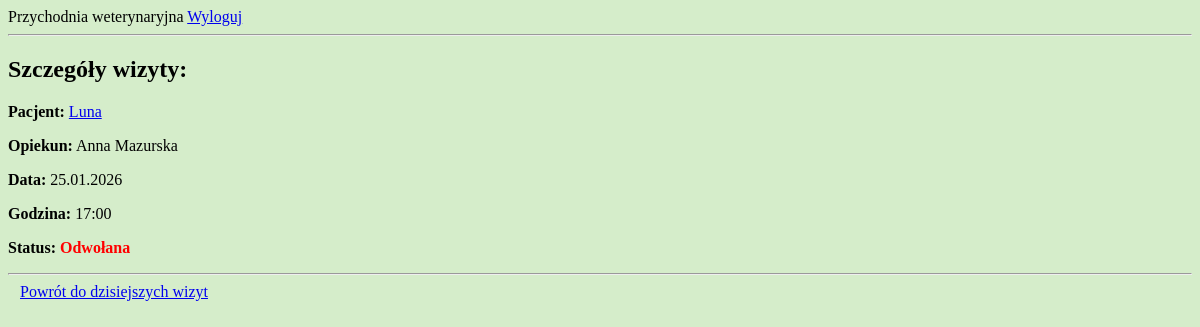
Before: /przychodnia/wizyty/13/ (signed in) with the older database file.
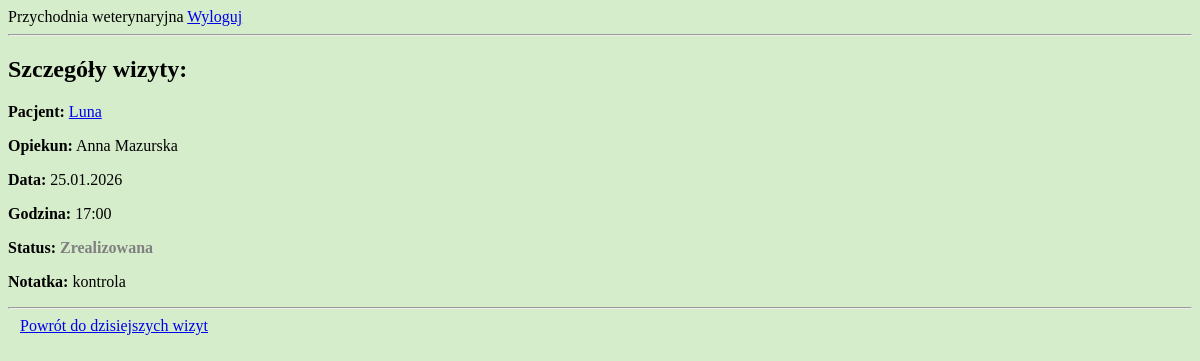
After: the same page with the newer database file.
### przychodnia/models.py (models this page shows, shortened)
class Wizyta(models.Model):
    zwierze = models.ForeignKey(Zwierze, on_delete = models.CASCADE)
    weterynarz = models.ForeignKey(Weterynarz, on_delete = models.PROTECT)
    data_wizyty = models.DateField()  # warunek: weterynarz jest dostepny (nie ma kolizji z innymi wizytami)
    godzina_wizyty = models.TimeField()
    status = models.IntegerField(choices = STATUS_WIZYTA.choices, default = STATUS_WIZYTA.Zaplanowana)
    notatka = models.TextField(blank = True)
    @classmethod  # metoda działająca na klasie, nie na obiekcie
    def aktualizuj_przeterminowane_wizyty(cls):
        for wizyta in cls.objects.filter(status=STATUS_WIZYTA.Zaplanowana):
            czas_wizyty = datetime.combine(wizyta.data_wizyty, wizyta.godzina_wizyty)
            if czas_wizyty + timedelta(hours=1) < datetime.now():
                wizyta.status = STATUS_WIZYTA.Odwołana
                wizyta.save()
    class Meta:
        verbose_name_plural = "Wizyty"
        ordering = ['data_wizyty', 'godzina_wizyty', 'status']

class Zwierze(models.Model):
    imie = models.CharField(max_length = 50)
    opiekun = models.ForeignKey(Opiekun, on_delete = models.PROTECT)
    gatunek = models.IntegerField(choices = GATUNEK.choices)
    plec = models.IntegerField(choices = PLEC_ZWIERZE.choices)
    data_urodzenia = models.DateField(blank = True, null = True)
    data_dodania = models.DateTimeField(auto_now_add = True, editable = False)
    class Meta:
        verbose_name_plural = "Zwierzeta"
        ordering = ['opiekun__nazwisko', 'gatunek', 'imie']

class Opiekun(models.Model):
    user = models.OneToOneField(User, on_delete=models.CASCADE)  # polaczenie profilu opiekuna z kontem uzytkownika User
    imie = models.CharField(max_length = 50)
    nazwisko = models.CharField(max_length = 100)
    plec = models.IntegerField(choices = PLEC_OSOBA.choices)
    data_dodania = models.DateTimeField(auto_now_add = True, editable = False)
    def __str__(self):
        return f"{self.imie} {self.nazwisko}"
    class Meta:
        verbose_name_plural = "Opiekunowie"
        ordering = ['nazwisko', 'imie']

### przychodnia/views.py (the view)
# urls.py: path('wizyty/<int:pk>/', views.wizyta_detail, name='wizyta-detail'),
@login_required
def wizyta_detail(request, pk):
    user = request.user
    Wizyta.aktualizuj_przeterminowane_wizyty()
    try:
        wizyta = Wizyta.objects.get(id=pk)
    except Wizyta.DoesNotExist:
        return HttpResponse("Wizyta nie istnieje", status=404)
    if hasattr(user, 'opiekun'):
        if wizyta.zwierze.opiekun != user.opiekun:
            return HttpResponse("Brak dostępu", status=403)
    elif hasattr(user, 'weterynarz'):
        pass
    else:
        return HttpResponse("Brak roli użytkownika", status=403)
    return render(request, 'przychodnia/wizyty/wizyta_detail.html', {'wizyta': wizyta})

### przychodnia/templates/przychodnia/wizyty/wizyta_detail.html (shortened to what this page needs)
{% extends "przychodnia/base.html" %}
{% block content %}
<h2>Szczegóły wizyty:</h2>
<p><strong>Pacjent:</strong> <a href="{% url 'zwierze-detail' pk=wizyta.zwierze.pk %}">
            {{ wizyta.zwierze.imie }}</a></p>
{% if user.weterynarz %}<p><strong>Opiekun:</strong> {{ wizyta.zwierze.opiekun }}</p>{% endif %}
<p><strong>Data:</strong> {{ wizyta.data_wizyty|date:"d.m.Y" }}</p>
<p><strong>Godzina:</strong> {{ wizyta.godzina_wizyty|time:"H:i" }}</p>
<p><strong>Status:</strong>
    <span class="
        {% if wizyta.status == 1 %}status-1
        {% elif wizyta.status == 2 %}status-2
        {% elif wizyta.status == 3 %}status-3
        {% endif %}
    ">
    {{ wizyta.get_status_display }}
    </span>
</p>
{% if wizyta.status == 2 %}
<p><strong>Notatka:</strong>
    {% if wizyta.notatka %}
        {{ wizyta.notatka }}
    {% else %}
        brak
    {% endif %}</p>
{% endif %}
<hr>
{% if user.weterynarz %}
<a href="{% url 'dzisiejsze-wizyty' %}" style="padding: 6px 12px;">
    Powrót do dzisiejszych wizyt
</a>
{% endif %}
{% endblock %}

Changed rows visible on the page:
changed Wizyta "Luna": status "Odwołana" → "Zrealizowana"; notatka (not shown) → "kontrola"
Other visible differences:
text now shown: "Notatka:"
